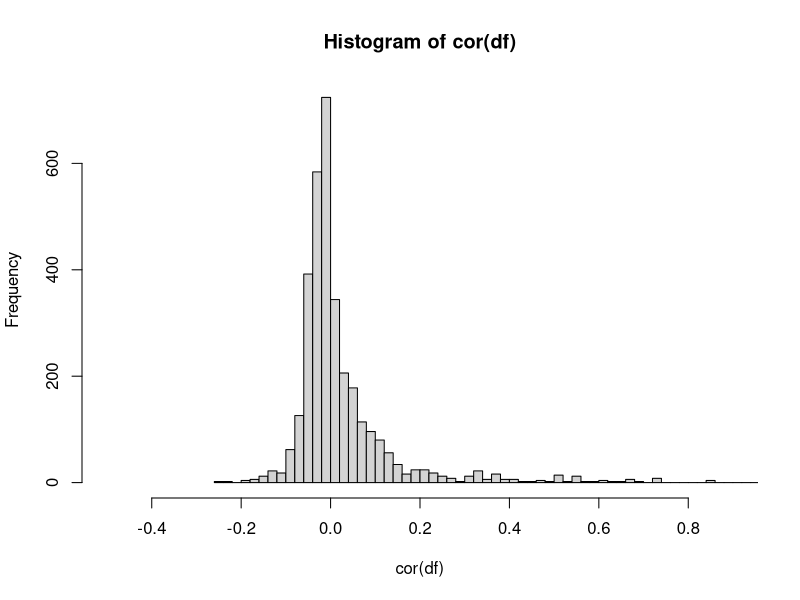
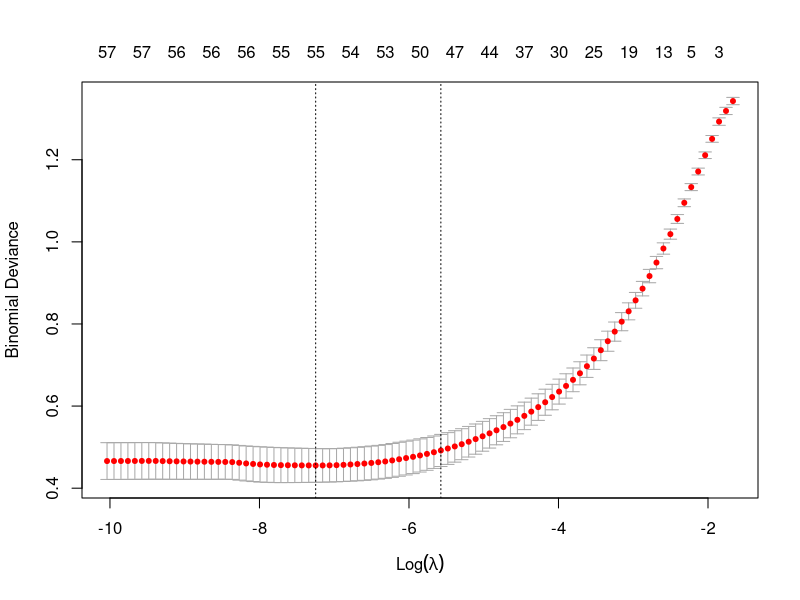
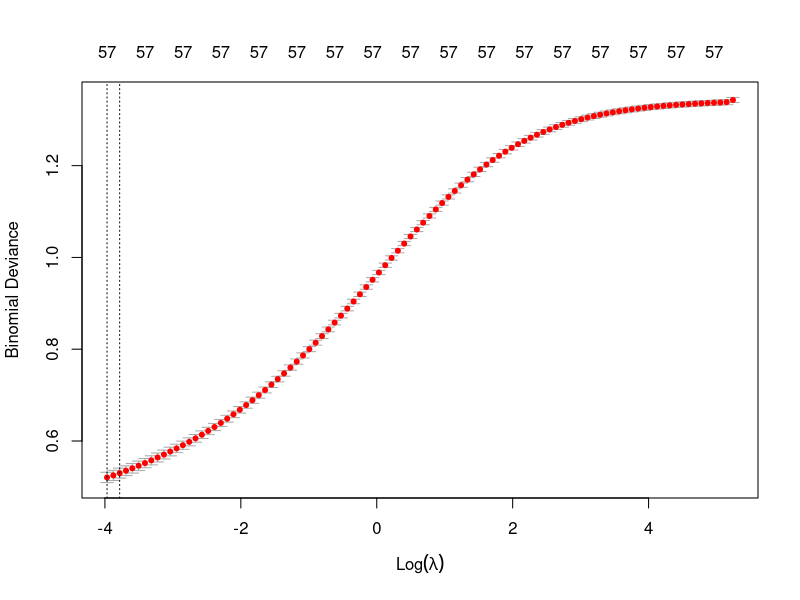
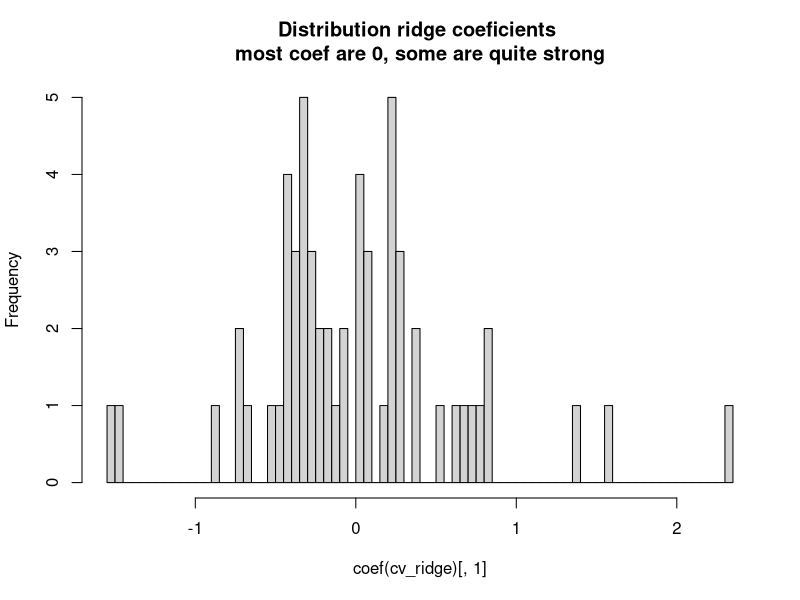
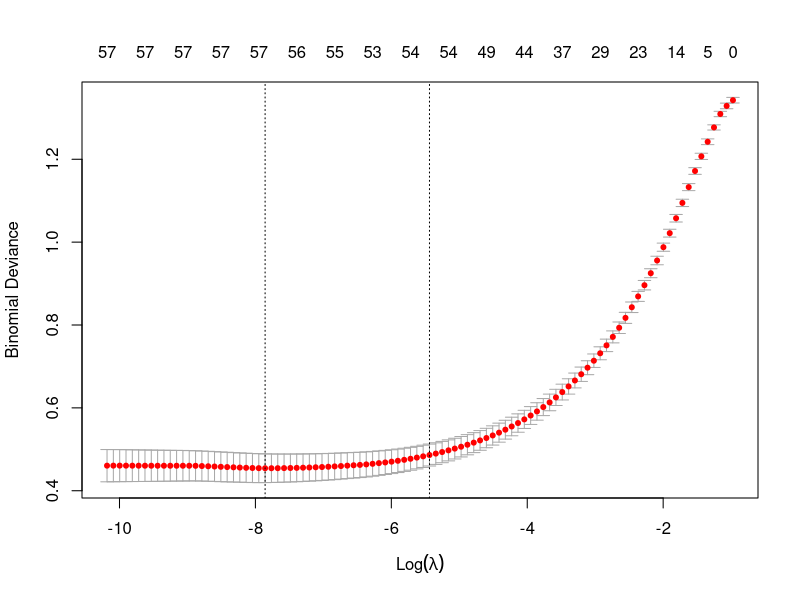
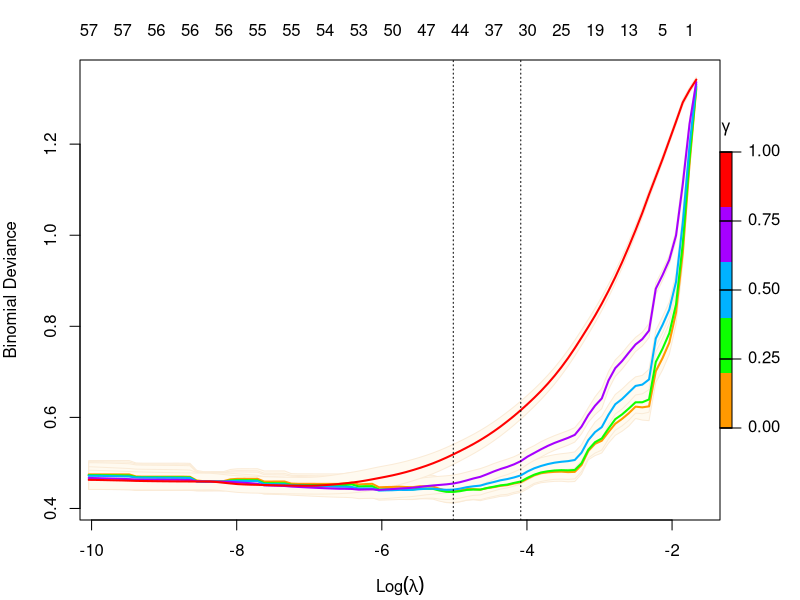
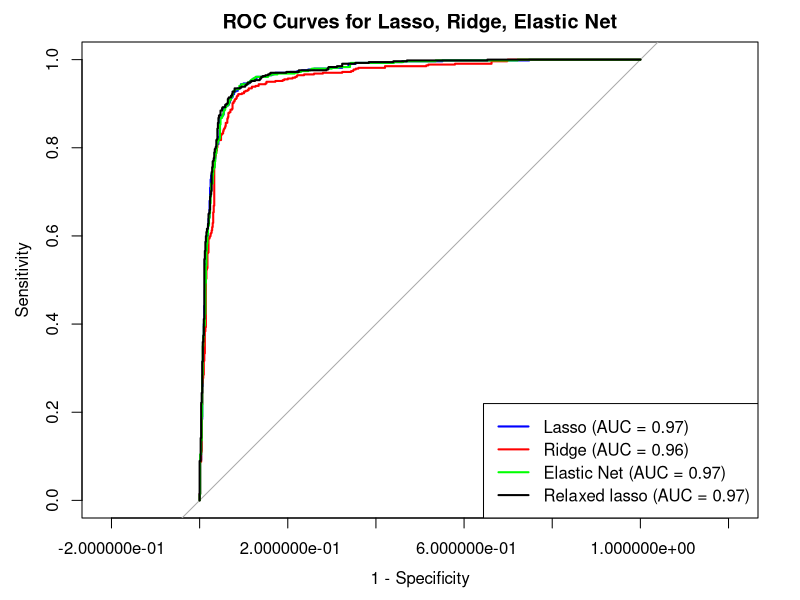

These charts were generated, in order, by the following R code:
## ---- chunk 1
set.seed(4500393)
df = read.csv('spambase.csv')
idx = sample(1:nrow(df),size = 0.7*nrow(df), replace = F)

## ---- chunk 2
hist(cor(df), breaks = 58, xlim = c(-0.5, 0.9))
## ---- chunk 3
library(glmnet)
X = as.matrix(subset(df, select = -Class))
y = as.matrix(df$Class)


## ---- chunk 4
# Lasso (alpha = 1)
cv_lasso <- cv.glmnet(X[idx,], y[idx], family = "binomial", alpha = 1)
plot(cv_lasso)
cv_lasso
## ---- chunk 5
# Ridge (alpha = 0)
cv_ridge = cv.glmnet(X[idx,], y[idx], family = "binomial", alpha = 0)
plot(cv_ridge)
cv_ridge
## ---- chunk 6
hist(coef(cv_ridge)[,1], breaks = 58, main = 'Distribution ridge coeficients \n most coef are 0, some are quite strong ',)
## ---- chunk 7
# Elastic Net (alpha = 0.5)
cv_elastic = cv.glmnet(X[idx,], y[idx], family = "binomial", alpha = 0.5)
plot(cv_elastic)
cv_elastic
## ---- chunk 8
#relaxed lasso
cv_relaxed = cv.glmnet(X[idx,], y[idx], family = "binomial", alpha = 1, relax = T)
plot(cv_relaxed)
cv_relaxed
## ---- chunk 9
l_preds = predict(cv_lasso, s = "lambda.min", newx = X[-idx,], type = 'response')
r_preds = predict(cv_ridge, s = "lambda.min", newx = X[-idx,], type = 'response')
e_preds = predict(cv_elastic, s = "lambda.min", newx = X[-idx,], type = 'response')
x_preds = predict(cv_relaxed, newx = X[-idx, ], s = "lambda.min", type = "response")
## ---- chunk 10
l_class = ifelse(l_preds > 0.5, 1, 0)
r_class = ifelse(r_preds > 0.5, 1, 0)
e_class = ifelse(e_preds > 0.5, 1, 0)
x_class = ifelse(e_preds > 0.5, 1, 0)
## ---- chunk 11
library(caret)
confusionMatrix(factor(l_class), factor(y[-idx]), positive = "1")  # Lasso
confusionMatrix(factor(r_class), factor(y[-idx]), positive = "1")  # Ridge
confusionMatrix(factor(e_class), factor(y[-idx]), positive = "1")  # Elastic Net
confusionMatrix(factor(x_class), factor(y[-idx]), positive = "1")  # relaxed lasso
## ---- chunk 12
library(pROC)

l_auc <- auc(roc(y[-idx], as.numeric(l_preds)))
r_auc <- auc(roc(y[-idx], as.numeric(r_preds)))
e_auc <- auc(roc(y[-idx], as.numeric(e_preds)))
x_auc <- auc(roc(y[-idx], as.numeric(x_preds)))
print(c(Lasso = l_auc, Ridge = r_auc, ElasticNet = e_auc, Relaxed_Lasso = x_auc))
## ---- chunk 13
roc_l <- roc(y[-idx], as.numeric(l_preds))
roc_r <- roc(y[-idx], as.numeric(r_preds))
roc_e <- roc(y[-idx], as.numeric(e_preds))
roc_x <- roc(y[-idx], as.numeric(x_preds))

plot(roc_l, col = "blue", legacy.axes = TRUE, main = "ROC Curves for Lasso, Ridge, Elastic Net")
plot(roc_r, col = "red", add = TRUE)
plot(roc_e, col = "green", add = TRUE)
plot(roc_x, col = "black", add = TRUE)

legend("bottomright", legend = c(
  paste0("Lasso (AUC = ", round(auc(roc_l), 2), ")"),
  paste0("Ridge (AUC = ", round(auc(roc_r), 2), ")"),
  paste0("Elastic Net (AUC = ", round(auc(roc_e), 2), ")"),
  paste0("Relaxed lasso (AUC = ", round(auc(roc_x), 2), ")")
), col = c("blue", "red", "green", 'black'), lwd = 2)
## ---- chunk 14
results <- data.frame(
  Model = c("Lasso", "Ridge", "Elastic Net", 'Relaxed Lasso'),
  AUC = c(l_auc, r_auc, e_auc, x_auc),
  Accuracy = c(
    mean(l_class == y[-idx]),
    mean(r_class == y[-idx]),
    mean(e_class == y[-idx]),
    mean(x_class == y[-idx])
  )
)

print(results)
